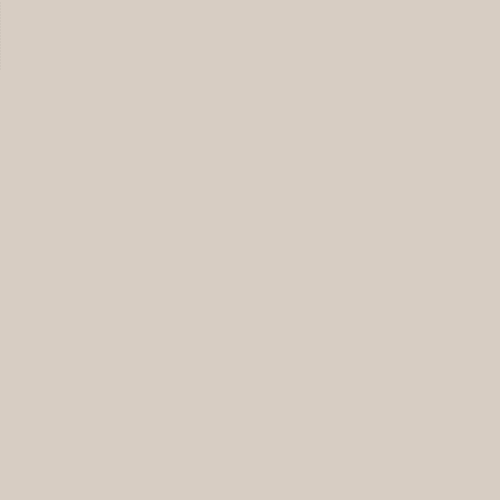
Frame 1 (no input)
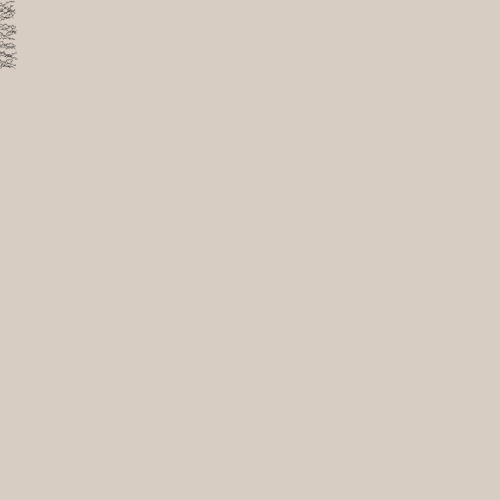
Frame 60 (the mouse pressed at the canvas centre just before this capture)
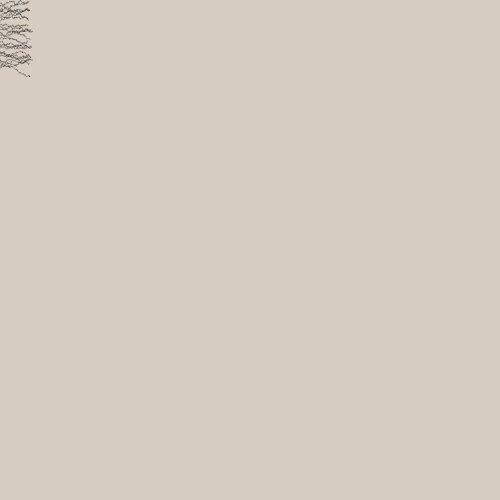
Frame 120 (the mouse held since frame 60 and released just before this capture)

The Processing sketch that drew these frames (run headless with seeded random() and noise(); from frame 60 on, the mouse is pressed at the canvas centre):

// Processing sketch: processing_95927
// ── processing_95927.pde

float a;
float b;
float c;
float d;
float e;
float f;
float g;
float h;
float i;
float j;
float k;
float l;
float m;
float n;
float o;
float p;
float q;
float r;
float s;
float t;
float u;
float v;
float w;

float debuta;
float debutb;
float debutc;
float debutd;
float debute;
float debutf;
float debutg;
float debuth;
float debuti;
float debutj;
float debutk;
float debutl;
float debutm;
float debutn;
float debuto;
float debutp;
float debutq;
float debutr;
float debuts;
float debutt;
float debutu;
float debutv;
float debutw;

float deplacementh;

float deplacementha;
float deplacementhb;
float deplacementhc;
float deplacementhd;
float deplacementhe;
float deplacementhf;
float deplacementhg;
float deplacementhh;
float deplacementhi;
float deplacementhj;
float deplacementhk;
float deplacementhl;
float deplacementhm;
float deplacementhn;
float deplacementho;
float deplacementhp;
float deplacementhq;
float deplacementhr;
float deplacemenths;
float deplacementht;
float deplacementhu;
float deplacementhv;
float deplacementhw;

float declencheur;
float vitessedeclencheur;

float vitesseh;
float vitessehaleatoire;
float reductionvitesseha;
float deplacementvertical;

float deplacementhorizontal;
float deplacementegal;
float placementaleatoire;
int espacement;

void setup () {
  size (500,500);
  smooth ();
  
  
  
  
  
  
  
  
  
  
  //   PREMIERS PARAMETRES
  
  
  
  
  
  
  
  
  
  
  //   D'AUTRES PARAMETRES SONT MODIFIABLES PLUS BAS
  
  
  
  
  
  //   espacement entre les lignes
  espacement = 3;
  
  //   déplacement aléatoire?  1 - oui / 0 - non
  deplacementhorizontal = 1;
  
  //   toutes les lignes se déplacent de la même façon?  1 - oui / 0 - non
  deplacementegal = 0;
  
  //   placement de départ aléatoire?  1 - oui / 0 - non
  placementaleatoire = 0;
  
  //   couleur du fond
  background (215,205,195);
  //background (50,75,100);
  //background (0);
  
  
  
  
  
  
  
  
  
  
  
  
  
  
  a = 0;
  b = 0;
  c = 0;
  d = 0;
  e = 0;
  f = 0;
  g = 0;
  h = 0;
  i = 0;
  j = 0;
  k = 0;
  l = 0;
  m = 0;
  n = 0;
  o = 0;
  p = 0;
  q = 0;
  r = 0;
  s = 0;
  t = 0;
  u = 0;
  v = 0;
  w = 0;
  
  deplacementha = 0;
  deplacementhb = 0;
  deplacementhc = 0;
  deplacementhd = 0;
  deplacementhe = 0;
  deplacementhf = 0;
  deplacementhg = 0;
  deplacementhh = 0;
  deplacementhi = 0;
  deplacementhj = 0;
  deplacementhk = 0;
  deplacementhl = 0;
  deplacementhm = 0;
  deplacementhn = 0;
  deplacementho = 0;
  deplacementhp = 0;
  deplacementhq = 0;
  deplacementhr = 0;
  deplacemenths = 0;
  deplacementht = 0;
  deplacementhu = 0;
  deplacementhv = 0;
  deplacementhw = 0;
  
  if (placementaleatoire > 0){
    deplacementha = random (0,width);
    deplacementhb = random (0,width);
    deplacementhc = random (0,width);
    deplacementhd = random (0,width);
    deplacementhe = random (0,width);
    deplacementhf = random (0,width);
    deplacementhg = random (0,width);
    deplacementhh = random (0,width);
    deplacementhi = random (0,width);
    deplacementhj = random (0,width);
    deplacementhk = random (0,width);
    deplacementhl = random (0,width);
    deplacementhm = random (0,width);
    deplacementhn = random (0,width);
    deplacementho = random (0,width);
    deplacementhp = random (0,width);
    deplacementhq = random (0,width);
    deplacementhr = random (0,width);
    deplacemenths = random (0,width);
    deplacementht = random (0,width);
    deplacementhu = random (0,width);
    deplacementhv = random (0,width);
    deplacementhw = random (0,width);
  }
  
  debuta = 1*espacement;
  debutb = 2*espacement;
  debutc = 3*espacement;
  debutd = 4*espacement;
  debute = 5*espacement;
  debutf = 6*espacement;
  debutg = 7*espacement;
  debuth = 8*espacement;
  debuti = 9*espacement;
  debutj = 10*espacement;
  debutk = 11*espacement;
  debutl = 12*espacement;
  debutm = 13*espacement;
  debutn = 14*espacement;
  debuto = 15*espacement;
  debutp = 16*espacement;
  debutq = 17*espacement;
  debutr = 18*espacement;
  debuts = 19*espacement;
  debutt = 20*espacement;
  debutu = 21*espacement;
  debutv = 22*espacement;
  debutw = 23*espacement;
  
  a = a+debuta;
  b = b+debutb;
  c = c+debutc;
  d = d+debutd;
  e = e+debute;
  f = f+debutf;
  g = g+debutg;
  h = h+debuth;
  i = i+debuti;
  j = j+debutj;
  k = k+debutk;
  l = l+debutl;
  m = m+debutm;
  n = n+debutn;
  o = o+debuto;
  p = p+debutp;
  q = q+debutq;
  r = r+debutr;
  s = s+debuts;
  t = t+debutt;
  u = u+debutu;
  v = v+debutv;
  w = w+debutw;
  
  deplacementh = 0;
  
  declencheur = 0;
  
}

void draw () {
  
  
  
  
  
  
  
  
  
  
                                  //   PARAMETRES
  
  
  
  
  
  
  
  
  
  
  //   D'AUTRES PARAMETRES SONT MODIFIABLES PLUS HAUT
  
  
  
  
  
  //   taille ellispes
  int taillee;
  taillee = 1;
  
  
  //   vitesse défilement horizontal fixe
  vitesseh = 1;
  
  //   vitesse défilement horizontal aléatoire
  vitessehaleatoire = 1;
  
  //   réduction vitesse 
  reductionvitesseha = 1;
  
  //   vitesse déplacement vertical
  deplacementvertical = 1;
  
  //   vitesse du déclencheur
  vitessedeclencheur = 1;
  
  
  //   couleur des lignes
  color couleurlignes = color (0,50);
  //color couleurlignes = color (random (200,255),random (0,80),random (0,80),random (0,75));
  
  
  //   placement vertical régulier?  1 - oui / 0 - non
  int placementverticalr;
  placementverticalr = 0;
  
  //   placement vertical de début régulier?  1 - oui / 0 - non
  int placementdebutr;
  placementdebutr = 0;
  
  //   retour en haut du format?  1 - oui / 0 - non
  int retourenhaut;
  retourenhaut = 1;
  
  //   remplir toute la page directement?  1 - oui / 0 - non
  int toutelapage;
  toutelapage = 0;
  
  
  
  
  
  
  
  
  
  
  //   PROGRAMME
  
  
  
  
  
  
  
  
  
  
  if (declencheur > -1){
    declencheur = declencheur + 1;
  }
  
  
  
  if (declencheur > vitessedeclencheur){
    declencheur = 0;
    
    a = a + random(-deplacementvertical,+deplacementvertical);
    b = b + random(-deplacementvertical,+deplacementvertical);
    c = c + random(-deplacementvertical,+deplacementvertical);
    d = d + random(-deplacementvertical,+deplacementvertical);
    e = e + random(-deplacementvertical,+deplacementvertical);
    f = f + random(-deplacementvertical,+deplacementvertical);
    g = g + random(-deplacementvertical,+deplacementvertical);
    h = h + random(-deplacementvertical,+deplacementvertical);
    i = i + random(-deplacementvertical,+deplacementvertical);
    j = j + random(-deplacementvertical,+deplacementvertical);
    k = k + random(-deplacementvertical,+deplacementvertical);
    l = l + random(-deplacementvertical,+deplacementvertical);
    m = m + random(-deplacementvertical,+deplacementvertical);
    n = n + random(-deplacementvertical,+deplacementvertical);
    o = o + random(-deplacementvertical,+deplacementvertical);
    p = p + random(-deplacementvertical,+deplacementvertical);
    q = q + random(-deplacementvertical,+deplacementvertical);
    r = r + random(-deplacementvertical,+deplacementvertical);
    s = s + random(-deplacementvertical,+deplacementvertical);
    t = t + random(-deplacementvertical,+deplacementvertical);
    u = u + random(-deplacementvertical,+deplacementvertical);
    v = v + random(-deplacementvertical,+deplacementvertical);
    w = w + random(-deplacementvertical,+deplacementvertical);
    
    
    if (deplacementhorizontal < 1){
      deplacementh = deplacementh + vitesseh;}
    
    if (deplacementhorizontal > 0){
      deplacementh = deplacementh + random (-vitessehaleatoire + reductionvitesseha , vitessehaleatoire);}
      
    deplacementha = deplacementha + random (-vitessehaleatoire + reductionvitesseha , vitessehaleatoire);
    deplacementhb = deplacementhb + random (-vitessehaleatoire + reductionvitesseha , vitessehaleatoire);
    deplacementhc = deplacementhc + random (-vitessehaleatoire + reductionvitesseha , vitessehaleatoire);
    deplacementhd = deplacementhd + random (-vitessehaleatoire + reductionvitesseha , vitessehaleatoire);
    deplacementhe = deplacementhe + random (-vitessehaleatoire + reductionvitesseha , vitessehaleatoire);
    deplacementhf = deplacementhf + random (-vitessehaleatoire + reductionvitesseha , vitessehaleatoire);
    deplacementhg = deplacementhg + random (-vitessehaleatoire + reductionvitesseha , vitessehaleatoire);
    deplacementhh = deplacementhh + random (-vitessehaleatoire + reductionvitesseha , vitessehaleatoire);
    deplacementhi = deplacementhi + random (-vitessehaleatoire + reductionvitesseha , vitessehaleatoire);
    deplacementhj = deplacementhj + random (-vitessehaleatoire + reductionvitesseha , vitessehaleatoire);
    deplacementhk = deplacementhk + random (-vitessehaleatoire + reductionvitesseha , vitessehaleatoire);
    deplacementhl = deplacementhl + random (-vitessehaleatoire + reductionvitesseha , vitessehaleatoire);
    deplacementhm = deplacementhm + random (-vitessehaleatoire + reductionvitesseha , vitessehaleatoire);
    deplacementhn = deplacementhn + random (-vitessehaleatoire + reductionvitesseha , vitessehaleatoire);
    deplacementho = deplacementho + random (-vitessehaleatoire + reductionvitesseha , vitessehaleatoire);
    deplacementhp = deplacementhp + random (-vitessehaleatoire + reductionvitesseha , vitessehaleatoire);
    deplacementhq = deplacementhq + random (-vitessehaleatoire + reductionvitesseha , vitessehaleatoire);
    deplacementhr = deplacementhr + random (-vitessehaleatoire + reductionvitesseha , vitessehaleatoire);
    deplacemenths = deplacemenths + random (-vitessehaleatoire + reductionvitesseha , vitessehaleatoire);
    deplacementht = deplacementht + random (-vitessehaleatoire + reductionvitesseha , vitessehaleatoire);
    deplacementhu = deplacementhu + random (-vitessehaleatoire + reductionvitesseha , vitessehaleatoire);
    deplacementhv = deplacementhv + random (-vitessehaleatoire + reductionvitesseha , vitessehaleatoire);
    deplacementhw = deplacementhw + random (-vitessehaleatoire + reductionvitesseha , vitessehaleatoire);
    
  }
  
if (deplacementegal > 0){
  if (deplacementh > width){
    if (placementdebutr > 0){
    debuta = debuta + 23*espacement;
    debutb = debutb + 23*espacement;
    debutc = debutc + 23*espacement;
    debutd = debutd + 23*espacement;
    debute = debute + 23*espacement;
    debutf = debutf + 23*espacement;
    debutg = debutg + 23*espacement;
    debuth = debuth + 23*espacement;
    debuti = debuti + 23*espacement;
    debutj = debutj + 23*espacement;
    debutk = debutk + 23*espacement;
    debutl = debutl + 23*espacement;
    debutm = debutm + 23*espacement;
    debutn = debutn + 23*espacement;
    debuto = debuto + 23*espacement;
    debutp = debutp + 23*espacement;
    debutq = debutq + 23*espacement;
    debutr = debutr + 23*espacement;
    debuts = debuts + 23*espacement;
    debutt = debutt + 23*espacement;
    debutu = debutu + 23*espacement;
    debutv = debutv + 23*espacement;
    debutw = debutw + 23*espacement;}
    
    if (placementdebutr < 1){
    debuta = a + random(0,23)*espacement;
    debutb = b + random(0,23)*espacement;
    debutc = c + random(0,23)*espacement;
    debutd = d + random(0,23)*espacement;
    debute = e + random(0,23)*espacement;
    debutf = f + random(0,23)*espacement;
    debutg = g + random(0,23)*espacement;
    debuth = h + random(0,23)*espacement;
    debuti = i + random(0,23)*espacement;
    debutj = j + random(0,23)*espacement;
    debutk = k + random(0,23)*espacement;
    debutl = l + random(0,23)*espacement;
    debutm = m + random(0,23)*espacement;
    debutn = n + random(0,23)*espacement;
    debuto = o + random(0,23)*espacement;
    debutp = p + random(0,23)*espacement;
    debutq = q + random(0,23)*espacement;
    debutr = r + random(0,23)*espacement;
    debuts = s + random(0,23)*espacement;
    debutt = t + random(0,23)*espacement;
    debutu = u + random(0,23)*espacement;
    debutv = v + random(0,23)*espacement;
    debutw = w + random(0,23)*espacement;}
    
    deplacementh = 0;
    
    if (placementverticalr > 0){
      a = 0;
      b = 0;
      c = 0;
      d = 0;
      e = 0;
      f = 0;
      g = 0;
      h = 0;
      i = 0;
      j = 0;
      k = 0;
      l = 0;
      m = 0;
      n = 0;
      o = 0;
      p = 0;
      q = 0;
      r = 0;
      s = 0;
      t = 0;
      u = 0;
      v = 0;
      w = 0;
    }
    
    if (retourenhaut > 0){
      if (debuta + a > height){ debuta = 1*espacement; a = 0; }
      if (debutb + b > height){ debutb = 2*espacement; b = 0; }
      if (debutc + c > height){ debutc = 3*espacement; c = 0; }
      if (debutd + d > height){ debutd = 4*espacement; d = 0; }
      if (debute + e > height){ debute = 5*espacement; e = 0; }
      if (debutf + f > height){ debutf = 6*espacement; f = 0; }
      if (debutg + g > height){ debutg = 7*espacement; g = 0; }
      if (debuth + h > height){ debuth = 8*espacement; h = 0; }
      if (debuti + i > height){ debuti = 9*espacement; i = 0; }
      if (debutj + j > height){ debutj = 10*espacement; j = 0; }
      if (debutk + k > height){ debutk = 11*espacement; k = 0; }
      if (debutl + l > height){ debutl = 12*espacement; l = 0; }
      if (debutm + m > height){ debutm = 13*espacement; m = 0; }
      if (debutn + n > height){ debutn = 14*espacement; n = 0; }
      if (debuto + o > height){ debuto = 15*espacement; o = 0; }
      if (debutp + p > height){ debutp = 16*espacement; p = 0; }
      if (debutq + q > height){ debutq = 17*espacement; q = 0; }
      if (debutr + r > height){ debutr = 18*espacement; r = 0; }
      if (debuts + s > height){ debuts = 19*espacement; s = 0; }
      if (debutt + t > height){ debutt = 20*espacement; t = 0; }
      if (debutu + u > height){ debutu = 21*espacement; u = 0; }
      if (debutv + v > height){ debutv = 22*espacement; v = 0; }
      if (debutw + w > height){ debutw = 23*espacement; w = 0; }}
    
    a = a+debuta;
    b = b+debutb;
    c = c+debutc;
    d = d+debutd;
    e = e+debute;
    f = f+debutf;
    g = g+debutg;
    h = h+debuth;
    i = i+debuti;
    j = j+debutj;
    k = k+debutk;
    l = l+debutl;
    m = m+debutm;
    n = n+debutn;
    o = o+debuto;
    p = p+debutp;
    q = q+debutq;
    r = r+debutr;
    s = s+debuts;
    t = t+debutt;
    u = u+debutu;
    v = v+debutv;
    w = w+debutw;
  }}
  
  
  
  
  
  // - - - - - - - - - - - - - - - - -
  
  
  
  
  
  if (deplacementegal < 1){
    
    if (deplacementha > width){ if (placementdebutr > 0){ debuta = debuta + 23*espacement;} if (placementdebutr < 1){ debuta = a + random(0,23)*espacement;} deplacementha = 0; if (placementverticalr > 0){ a = 0;} if (retourenhaut > 0){ if (debuta + a > height){ debuta = 1*espacement; a = 0; deplacementha = 0; }} a = a+debuta;}
    if (deplacementhb > width){ if (placementdebutr > 0){ debutb = debutb + 23*espacement;} if (placementdebutr < 1){ debutb = b + random(0,23)*espacement;} deplacementhb = 0; if (placementverticalr > 0){ b = 0;} if (retourenhaut > 0){ if (debutb + b > height){ debutb = 2*espacement; b = 0; deplacementhb = 0; }} b = b+debutb;}
    if (deplacementhc > width){ if (placementdebutr > 0){ debutc = debutc + 23*espacement;} if (placementdebutr < 1){ debutc = c + random(0,23)*espacement;} deplacementhc = 0; if (placementverticalr > 0){ c = 0;} if (retourenhaut > 0){ if (debutc + c > height){ debutc = 3*espacement; c = 0; deplacementhc = 0; }} c = c+debutc;}
    if (deplacementhd > width){ if (placementdebutr > 0){ debutd = debutd + 23*espacement;} if (placementdebutr < 1){ debutc = d + random(0,23)*espacement;} deplacementhd = 0; if (placementverticalr > 0){ d = 0;} if (retourenhaut > 0){ if (debutd + d > height){ debutd = 4*espacement; d = 0; deplacementhd = 0; }} d = d+debutd;}
    if (deplacementhe > width){ if (placementdebutr > 0){ debute = debute + 23*espacement;} if (placementdebutr < 1){ debute = e + random(0,23)*espacement;} deplacementhe = 0; if (placementverticalr > 0){ e = 0;} if (retourenhaut > 0){ if (debute + e > height){ debute = 5*espacement; e = 0; deplacementhe = 0; }} e = e+debute;}
    if (deplacementhf > width){ if (placementdebutr > 0){ debutf = debutf + 23*espacement;} if (placementdebutr < 1){ debutf = f + random(0,23)*espacement;} deplacementhf = 0; if (placementverticalr > 0){ f = 0;} if (retourenhaut > 0){ if (debutf + f > height){ debutf = 1*espacement; f = 0; deplacementhf = 0; }} f = f+debutf;}
    if (deplacementhg > width){ if (placementdebutr > 0){ debutg = debutg + 23*espacement;} if (placementdebutr < 1){ debutg = g + random(0,23)*espacement;} deplacementhg = 0; if (placementverticalr > 0){ g = 0;} if (retourenhaut > 0){ if (debutg + g > height){ debutg = 2*espacement; g = 0; deplacementhg = 0; }} g = g+debutg;}
    if (deplacementhh > width){ if (placementdebutr > 0){ debuth = debuth + 23*espacement;} if (placementdebutr < 1){ debuth = h + random(0,23)*espacement;} deplacementhh = 0; if (placementverticalr > 0){ h = 0;} if (retourenhaut > 0){ if (debuth + h > height){ debuth = 3*espacement; h = 0; deplacementhh = 0; }} h = h+debuth;}
    if (deplacementhi > width){ if (placementdebutr > 0){ debuti = debuti + 23*espacement;} if (placementdebutr < 1){ debuti = i + random(0,23)*espacement;} deplacementhi = 0; if (placementverticalr > 0){ i = 0;} if (retourenhaut > 0){ if (debuti + i > height){ debuti = 4*espacement; i = 0; deplacementhi = 0; }} i = i+debuti;}
    if (deplacementhj > width){ if (placementdebutr > 0){ debutj = debutj + 23*espacement;} if (placementdebutr < 1){ debutj = j + random(0,23)*espacement;} deplacementhj = 0; if (placementverticalr > 0){ j = 0;} if (retourenhaut > 0){ if (debutj + j > height){ debutj = 5*espacement; j = 0; deplacementhj = 0; }} j = j+debutj;}
    if (deplacementhk > width){ if (placementdebutr > 0){ debutk = debutk + 23*espacement;} if (placementdebutr < 1){ debutk = k + random(0,23)*espacement;} deplacementhk = 0; if (placementverticalr > 0){ k = 0;} if (retourenhaut > 0){ if (debutk + k > height){ debutk = 1*espacement; k = 0; deplacementhk = 0; }} k = k+debutk;}
    if (deplacementhl > width){ if (placementdebutr > 0){ debutl = debutl + 23*espacement;} if (placementdebutr < 1){ debutl = l + random(0,23)*espacement;} deplacementhl = 0; if (placementverticalr > 0){ l = 0;} if (retourenhaut > 0){ if (debutl + l > height){ debutl = 2*espacement; l = 0; deplacementhl = 0; }} l = l+debutl;}
    if (deplacementhm > width){ if (placementdebutr > 0){ debutm = debutm + 23*espacement;} if (placementdebutr < 1){ debutm = m + random(0,23)*espacement;} deplacementhm = 0; if (placementverticalr > 0){ m = 0;} if (retourenhaut > 0){ if (debutm + m > height){ debutm = 3*espacement; m = 0; deplacementhm = 0; }} m = m+debutm;}
    if (deplacementhn > width){ if (placementdebutr > 0){ debutn = debutn + 23*espacement;} if (placementdebutr < 1){ debutn = n + random(0,23)*espacement;} deplacementhn = 0; if (placementverticalr > 0){ n = 0;} if (retourenhaut > 0){ if (debutn + n > height){ debutn = 4*espacement; n = 0; deplacementhn = 0; }} n = n+debutn;}
    if (deplacementho > width){ if (placementdebutr > 0){ debuto = debuto + 23*espacement;} if (placementdebutr < 1){ debuto = o + random(0,23)*espacement;} deplacementho = 0; if (placementverticalr > 0){ o = 0;} if (retourenhaut > 0){ if (debuto + o > height){ debuto = 5*espacement; o = 0; deplacementho = 0; }} o = o+debuto;}
    if (deplacementhp > width){ if (placementdebutr > 0){ debutp = debutp + 23*espacement;} if (placementdebutr < 1){ debutp = p + random(0,23)*espacement;} deplacementhp = 0; if (placementverticalr > 0){ p = 0;} if (retourenhaut > 0){ if (debutp + p > height){ debutp = 1*espacement; p = 0; deplacementhp = 0; }} p = p+debutp;}
    if (deplacementhq > width){ if (placementdebutr > 0){ debutq = debutq + 23*espacement;} if (placementdebutr < 1){ debutq = q + random(0,23)*espacement;} deplacementhq = 0; if (placementverticalr > 0){ q = 0;} if (retourenhaut > 0){ if (debutq + q > height){ debutq = 2*espacement; q = 0; deplacementhq = 0; }} q = q+debutq;}
    if (deplacementhr > width){ if (placementdebutr > 0){ debutr = debutr + 23*espacement;} if (placementdebutr < 1){ debutr = r + random(0,23)*espacement;} deplacementhr = 0; if (placementverticalr > 0){ r = 0;} if (retourenhaut > 0){ if (debutr + r > height){ debutr = 3*espacement; r = 0; deplacementhr = 0; }} r = r+debutr;}
    if (deplacemenths > width){ if (placementdebutr > 0){ debuts = debuts + 23*espacement;} if (placementdebutr < 1){ debuts = s + random(0,23)*espacement;} deplacemenths = 0; if (placementverticalr > 0){ s = 0;} if (retourenhaut > 0){ if (debuts + s > height){ debuts = 4*espacement; s = 0; deplacemenths = 0; }} s = s+debuts;}
    if (deplacementht > width){ if (placementdebutr > 0){ debutt = debutt + 23*espacement;} if (placementdebutr < 1){ debutt = t + random(0,23)*espacement;} deplacementht = 0; if (placementverticalr > 0){ t = 0;} if (retourenhaut > 0){ if (debutt + t > height){ debutt = 5*espacement; t = 0; deplacementht = 0; }} t = t+debutt;}
    if (deplacementhu > width){ if (placementdebutr > 0){ debutu = debutu + 23*espacement;} if (placementdebutr < 1){ debutu = u + random(0,23)*espacement;} deplacementhu = 0; if (placementverticalr > 0){ u = 0;} if (retourenhaut > 0){ if (debutu + u > height){ debutu = 1*espacement; u = 0; deplacementhu = 0; }} u = u+debutu;}
    if (deplacementhv > width){ if (placementdebutr > 0){ debutv = debutv + 23*espacement;} if (placementdebutr < 1){ debutv = v + random(0,23)*espacement;} deplacementhv = 0; if (placementverticalr > 0){ v = 0;} if (retourenhaut > 0){ if (debutv + v > height){ debutv = 2*espacement; v = 0; deplacementhv = 0; }} v = v+debutv;}
    if (deplacementhw > width){ if (placementdebutr > 0){ debutw = debutw + 23*espacement;} if (placementdebutr < 1){ debutw = w + random(0,23)*espacement;} deplacementhw = 0; if (placementverticalr > 0){ w = 0;} if (retourenhaut > 0){ if (debutw + w > height){ debutw = 3*espacement; w = 0; deplacementhw = 0; }} w = w+debutw;}
  }
  
  
  
  
  
  //   DRAW
  
  
  
  
  
  //background (0);
  
  //fill (0,1);
  //rect (0,0,width,height);
  
  
  fill (couleurlignes);
  noStroke ();
  
  
  
  if (deplacementegal > 0){
  if (toutelapage < 1){
    ellipse (deplacementh,a,taillee,taillee);
    ellipse (deplacementh,b,taillee,taillee);
    ellipse (deplacementh,c,taillee,taillee);
    ellipse (deplacementh,d,taillee,taillee);
    ellipse (deplacementh,e,taillee,taillee);
    ellipse (deplacementh,f,taillee,taillee);
    ellipse (deplacementh,g,taillee,taillee);
    ellipse (deplacementh,h,taillee,taillee);
    ellipse (deplacementh,i,taillee,taillee);
    ellipse (deplacementh,j,taillee,taillee);
    ellipse (deplacementh,k,taillee,taillee);
    ellipse (deplacementh,l,taillee,taillee);
    ellipse (deplacementh,m,taillee,taillee);
    ellipse (deplacementh,n,taillee,taillee);
    ellipse (deplacementh,o,taillee,taillee);
    ellipse (deplacementh,p,taillee,taillee);
    ellipse (deplacementh,q,taillee,taillee);
    ellipse (deplacementh,r,taillee,taillee);
    ellipse (deplacementh,s,taillee,taillee);
    ellipse (deplacementh,t,taillee,taillee);
    ellipse (deplacementh,u,taillee,taillee);
    ellipse (deplacementh,v,taillee,taillee);
    ellipse (deplacementh,w,taillee,taillee);}}
  
  
  
  if (deplacementegal > 0){
  if (toutelapage > 0){
    for (int multiple=0; multiple<height; multiple=multiple+23*espacement){
    ellipse (deplacementh,multiple+a,taillee,taillee);
    ellipse (deplacementh,multiple+b,taillee,taillee);
    ellipse (deplacementh,multiple+c,taillee,taillee);
    ellipse (deplacementh,multiple+d,taillee,taillee);
    ellipse (deplacementh,multiple+e,taillee,taillee);
    ellipse (deplacementh,multiple+f,taillee,taillee);
    ellipse (deplacementh,multiple+g,taillee,taillee);
    ellipse (deplacementh,multiple+h,taillee,taillee);
    ellipse (deplacementh,multiple+i,taillee,taillee);
    ellipse (deplacementh,multiple+j,taillee,taillee);
    ellipse (deplacementh,multiple+k,taillee,taillee);
    ellipse (deplacementh,multiple+l,taillee,taillee);
    ellipse (deplacementh,multiple+m,taillee,taillee);
    ellipse (deplacementh,multiple+n,taillee,taillee);
    ellipse (deplacementh,multiple+o,taillee,taillee);
    ellipse (deplacementh,multiple+p,taillee,taillee);
    ellipse (deplacementh,multiple+q,taillee,taillee);
    ellipse (deplacementh,multiple+r,taillee,taillee);
    ellipse (deplacementh,multiple+s,taillee,taillee);
    ellipse (deplacementh,multiple+t,taillee,taillee);
    ellipse (deplacementh,multiple+u,taillee,taillee);
    ellipse (deplacementh,multiple+v,taillee,taillee);
    ellipse (deplacementh,multiple+w,taillee,taillee);}}}
  
  
  
  
  
  if (deplacementegal < 1){
  if (toutelapage < 1){
    ellipse (deplacementha,a,taillee,taillee);
    ellipse (deplacementhb,b,taillee,taillee);
    ellipse (deplacementhc,c,taillee,taillee);
    ellipse (deplacementhd,d,taillee,taillee);
    ellipse (deplacementhe,e,taillee,taillee);
    ellipse (deplacementhf,f,taillee,taillee);
    ellipse (deplacementhg,g,taillee,taillee);
    ellipse (deplacementhh,h,taillee,taillee);
    ellipse (deplacementhi,i,taillee,taillee);
    ellipse (deplacementhj,j,taillee,taillee);
    ellipse (deplacementhk,k,taillee,taillee);
    ellipse (deplacementhl,l,taillee,taillee);
    ellipse (deplacementhm,m,taillee,taillee);
    ellipse (deplacementhn,n,taillee,taillee);
    ellipse (deplacementho,o,taillee,taillee);
    ellipse (deplacementhp,p,taillee,taillee);
    ellipse (deplacementhq,q,taillee,taillee);
    ellipse (deplacementhr,r,taillee,taillee);
    ellipse (deplacemenths,s,taillee,taillee);
    ellipse (deplacementht,t,taillee,taillee);
    ellipse (deplacementhu,u,taillee,taillee);
    ellipse (deplacementhv,v,taillee,taillee);
    ellipse (deplacementhw,w,taillee,taillee);}}
  
  
  
  if (deplacementegal < 1){
  if (toutelapage > 0){
    for (int multiple=0; multiple<height; multiple=multiple+23*espacement){
    ellipse (deplacementha,multiple+a,taillee,taillee);
    ellipse (deplacementhb,multiple+b,taillee,taillee);
    ellipse (deplacementhc,multiple+c,taillee,taillee);
    ellipse (deplacementhd,multiple+d,taillee,taillee);
    ellipse (deplacementhe,multiple+e,taillee,taillee);
    ellipse (deplacementhf,multiple+f,taillee,taillee);
    ellipse (deplacementhg,multiple+g,taillee,taillee);
    ellipse (deplacementhh,multiple+h,taillee,taillee);
    ellipse (deplacementhi,multiple+i,taillee,taillee);
    ellipse (deplacementhj,multiple+j,taillee,taillee);
    ellipse (deplacementhk,multiple+k,taillee,taillee);
    ellipse (deplacementhl,multiple+l,taillee,taillee);
    ellipse (deplacementhm,multiple+m,taillee,taillee);
    ellipse (deplacementhn,multiple+n,taillee,taillee);
    ellipse (deplacementho,multiple+o,taillee,taillee);
    ellipse (deplacementhp,multiple+p,taillee,taillee);
    ellipse (deplacementhq,multiple+q,taillee,taillee);
    ellipse (deplacementhr,multiple+r,taillee,taillee);
    ellipse (deplacemenths,multiple+s,taillee,taillee);
    ellipse (deplacementht,multiple+t,taillee,taillee);
    ellipse (deplacementhu,multiple+u,taillee,taillee);
    ellipse (deplacementhv,multiple+v,taillee,taillee);
    ellipse (deplacementhw,multiple+w,taillee,taillee);}}}
  
  
  
  fill (0);
  //rect (5,declencheur,5,5);
  //rect (15,debuta,5,5);
  
}
